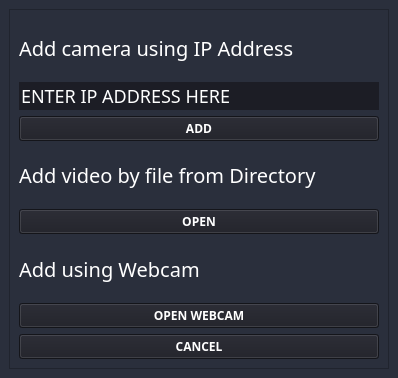
<?xml version="1.0" encoding="UTF-8"?>
<ui version="4.0">
 <class>camOptions</class>
 <widget class="QMainWindow" name="camOptions">
  <property name="geometry">
   <rect>
    <x>0</x>
    <y>0</y>
    <width>398</width>
    <height>378</height>
   </rect>
  </property>
  <property name="windowTitle">
   <string>MainWindow</string>
  </property>
  <property name="styleSheet">
   <string notr="true">*{
font-family: century gothic;
background: #2A2F3C ;
}
QLineEdit, QTextEdit{
background-color:#1C1D25;
border:#1C1D25;
color:white;
font-size:18px;
}
QLabel{
color: white;
font-size: 20px;

}
QPushButton, QToolButton{
font-weight:bold;
color:white ;
background:#1C1D25;
}
QPushButton:hover{
color:white;
background-color:black;
}
</string>
  </property>
  <widget class="QWidget" name="centralwidget">
   <layout class="QHBoxLayout" name="horizontalLayout">
    <item>
     <widget class="QFrame" name="frame">
      <property name="frameShape">
       <enum>QFrame::StyledPanel</enum>
      </property>
      <property name="frameShadow">
       <enum>QFrame::Raised</enum>
      </property>
      <layout class="QVBoxLayout" name="verticalLayout_9">
       <item>
        <widget class="QLabel" name="addIPCam_label">
         <property name="text">
          <string>Add camera using IP Address</string>
         </property>
        </widget>
       </item>
       <item>
        <widget class="QLineEdit" name="addIPCam_field">
         <property name="text">
          <string>ENTER IP ADDRESS HERE</string>
         </property>
        </widget>
       </item>
       <item>
        <widget class="QPushButton" name="addIPCam_pushButton">
         <property name="text">
          <string>ADD</string>
         </property>
        </widget>
       </item>
       <item>
        <widget class="QLabel" name="openDir_label">
         <property name="text">
          <string>Add video by file from Directory</string>
         </property>
        </widget>
       </item>
       <item>
        <widget class="QPushButton" name="openDir_pushButton">
         <property name="text">
          <string>OPEN</string>
         </property>
        </widget>
       </item>
       <item>
        <widget class="QLabel" name="openWebcam_label">
         <property name="text">
          <string>Add using Webcam</string>
         </property>
        </widget>
       </item>
       <item>
        <widget class="QPushButton" name="openWebcam_pushButton">
         <property name="text">
          <string>OPEN WEBCAM</string>
         </property>
        </widget>
       </item>
       <item>
        <widget class="QPushButton" name="cancel_PushButton">
         <property name="text">
          <string>CANCEL</string>
         </property>
        </widget>
       </item>
      </layout>
     </widget>
    </item>
   </layout>
  </widget>
 </widget>
 <resources/>
 <connections/>
</ui>
